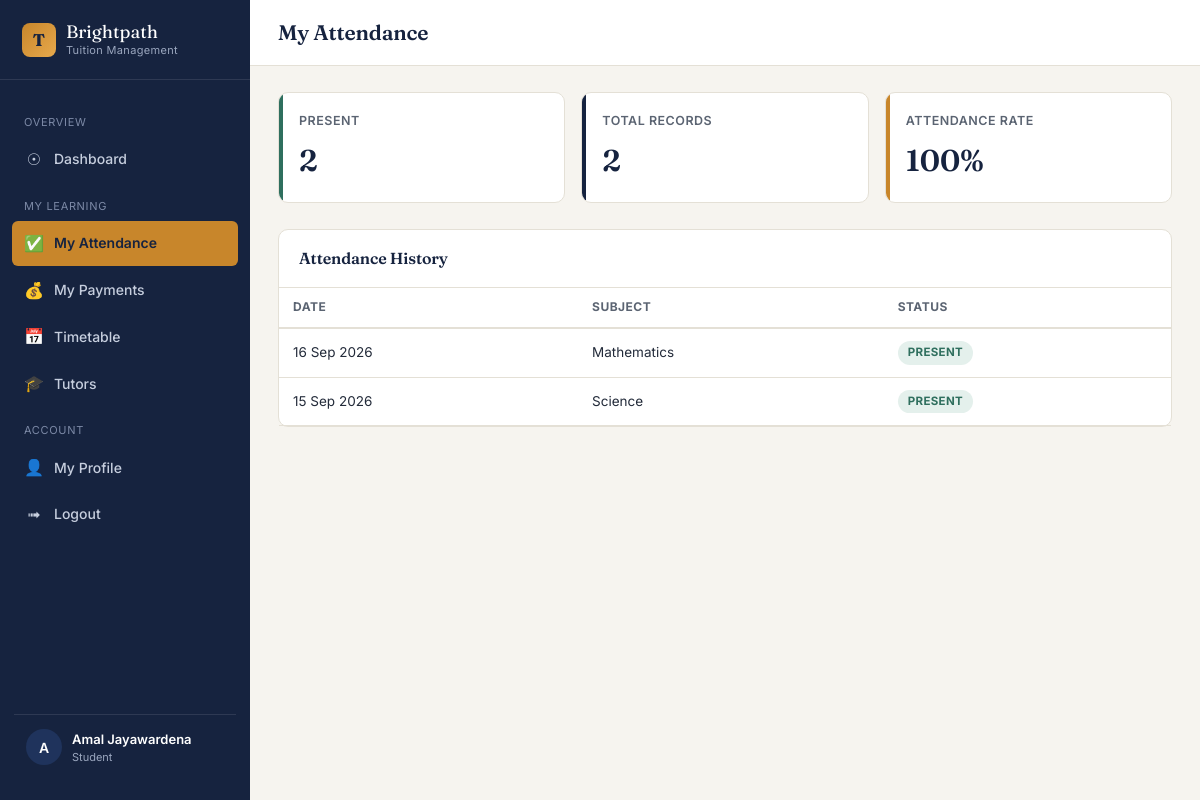
/student/attendance.php (signed in), run on the app's committed database.
### tables this page shows
CREATE TABLE `attendance` (
  `attendance_id` INT AUTO_INCREMENT PRIMARY KEY,
  `student_id` INT NOT NULL,
  `date` DATE NOT NULL,
  `status` ENUM('Present','Absent','Late') DEFAULT 'Present',
  `subject` VARCHAR(100) DEFAULT NULL,
  `created_at` TIMESTAMP DEFAULT CURRENT_TIMESTAMP,
  FOREIGN KEY (`student_id`) REFERENCES `students`(`student_id`) ON DELETE CASCADE
);

### classes/Database.php (called while the page is built, shortened)
<?php
class Database
{
    private static ?Database $instance = null;
    private PDO $connection;
    private function __construct()
    {
        $dsn = "mysql:host=" . DB_HOST . ";dbname=" . DB_NAME . ";charset=" . DB_CHARSET;
        $options = [
            PDO::ATTR_ERRMODE            => PDO::ERRMODE_EXCEPTION,
            PDO::ATTR_DEFAULT_FETCH_MODE => PDO::FETCH_ASSOC,
            PDO::ATTR_EMULATE_PREPARES   => false,
        ];
        try {
            $this->connection = new PDO($dsn, DB_USER, DB_PASS, $options);
        } catch (PDOException $e) {
            die("Database Connection Failed: " . htmlspecialchars($e->getMessage()));
        }
    }
    public static function getInstance(): Database
    {
        if (self::$instance === null) {
            self::$instance = new Database();
        }
        return self::$instance;
    }
    public function select(string $sql, array $params = []): array
    {
        $stmt = $this->connection->prepare($sql);
        $stmt->execute($params);
        return $stmt->fetchAll();
    }
}

### classes/Attendance.php (called while the page is built, shortened)
<?php
require_once __DIR__ . '/Database.php';
class Attendance
{
    private Database $db;
    public function __construct()
    {
        $this->db = Database::getInstance();
    }
    public function forStudent(int $studentId): array
    {
        return $this->db->select(
            "SELECT * FROM attendance WHERE student_id = :sid ORDER BY date DESC",
            ['sid' => $studentId]
        );
    }
}

### includes/init.php (called while the page is built, shortened)
<?php
require_once __DIR__ . '/../config/database.php';
require_once __DIR__ . '/../classes/Database.php';
require_once __DIR__ . '/../classes/Attendance.php';
function e(string $value): string
{
    return htmlspecialchars($value, ENT_QUOTES, 'UTF-8');
}

### student/attendance.php (the view, shortened to what this page needs)
<?php
require_once __DIR__ . '/../includes/init.php';
$attendanceModel = new Attendance();
$records = $attendanceModel->forStudent($_SESSION['user_id']);
$total = count($records);
$present = count(array_filter($records, fn($r) => $r['status'] === 'Present'));
$rate = $total ? round(($present / $total) * 100) : 0;
require_once __DIR__ . '/../includes/dashboard_header.php';
?>
<div class="stat-grid" style="grid-template-columns: repeat(auto-fit, minmax(180px,1fr));">
  <div class="stat-card c-teal"><div class="stat-bar"></div><div class="stat-label">Present</div><div class="stat-value"><?= $present ?></div></div>
  <div class="stat-card c-ink"><div class="stat-bar"></div><div class="stat-label">Total Records</div><div class="stat-value"><?= $total ?></div></div>
  <div class="stat-card c-brass"><div class="stat-bar"></div><div class="stat-label">Attendance Rate</div><div class="stat-value"><?= $rate ?>%</div></div>
</div>
<div class="panel">
  <div class="panel-header"><h3>Attendance History</h3></div>
  <div class="table-wrap">
    <table>
      <thead><tr><th>Date</th><th>Subject</th><th>Status</th></tr></thead>
      <tbody>
        <?php foreach ($records as $r): ?>
          <tr>
            <td><?= e(date('d M Y', strtotime($r['date']))) ?></td>
            <td><?= e($r['subject']) ?></td>
            <td>
              <?php $cls = $r['status'] === 'Present' ? 'badge-teal' : ($r['status'] === 'Late' ? 'badge-brass' : 'badge-rose'); ?>
              <span class="badge <?= $cls ?>"><?= e($r['status']) ?></span>
            </td>
          </tr>
        <?php endforeach; ?>
      </tbody>
    </table>
  </div>
</div>
<?php require_once __DIR__ . '/../includes/dashboard_footer.php'; ?>

### assets/css/style.css (style rules this page uses)
:root { --ink: #16233F; --ink-2: #1F335C; --brass: #C8862B; --brass-light: #E7A94C; --teal: #2F6F5E; --teal-light: #E4F0EC; --rose: #B5423B; --rose-light: #FBE8E6; --amber-light: #FCF0DC; --paper: #F6F4EF; --surface: #FFFFFF; --line: #E4E0D6; --text: #232B3A; --text-soft: #5B6472; --radius: 10px; --radius-sm: 6px; --shadow: 0 2px 10px rgba(22, 35, 63, 0.06); }
* { box-sizing: border-box; }
html, body { margin: 0; padding: 0; background: var(--paper); color: var(--text); font-family: 'Inter', -apple-system, BlinkMacSystemFont, sans-serif; font-size: 15px; line-height: 1.55; }
h1, h2, h3, h4, .brand-font { font-family: 'Fraunces', Georgia, serif; font-weight: 600; color: var(--ink); letter-spacing: -0.01em; margin: 0 0 0.4em 0; }
.stat-grid { display: grid; grid-template-columns: repeat(auto-fit, minmax(200px, 1fr)); gap: 16px; margin-bottom: 26px; }
.stat-card { background: var(--surface); border: 1px solid var(--line); border-radius: var(--radius); padding: 18px 20px; position: relative; overflow: hidden; }
.stat-card .stat-label { font-size: 12.5px; color: var(--text-soft); text-transform: uppercase; letter-spacing: 0.04em; margin-bottom: 8px; font-weight: 600; }
.stat-card .stat-value { font-family: 'Fraunces', serif; font-size: 30px; color: var(--ink); font-weight: 600; }
.stat-card .stat-bar { position: absolute; left: 0; top: 0; bottom: 0; width: 4px; }
.stat-card.c-brass .stat-bar { background: var(--brass); }
.stat-card.c-teal .stat-bar { background: var(--teal); }
.stat-card.c-ink .stat-bar { background: var(--ink); }
.panel { background: var(--surface); border: 1px solid var(--line); border-radius: var(--radius); margin-bottom: 22px; }
.panel-header { padding: 16px 20px; border-bottom: 1px solid var(--line); display: flex; align-items: center; justify-content: space-between; gap: 12px; flex-wrap: wrap; }
.panel-header h3 { font-size: 16px; margin: 0; }
table { width: 100%; border-collapse: collapse; font-size: 13.5px; }
thead th { text-align: left; font-size: 12px; text-transform: uppercase; letter-spacing: 0.04em; color: var(--text-soft); padding: 10px 14px; border-bottom: 2px solid var(--line); font-weight: 700; }
tbody td { padding: 12px 14px; border-bottom: 1px solid var(--line); vertical-align: middle; }
.table-wrap { overflow-x: auto; }
.badge { display: inline-flex; align-items: center; gap: 4px; padding: 3px 10px; border-radius: 999px; font-size: 11.5px; font-weight: 700; text-transform: uppercase; letter-spacing: 0.03em; }
.badge-teal { background: var(--teal-light); color: var(--teal); }

### data on the page
attendance: date "16 Sep 2026", subject "Mathematics", status "PRESENT"
attendance: date "15 Sep 2026", subject "Science", status "PRESENT"

### other printed values
substr($_SESSION['user_name'] ?? 'U', 0, 1) "A"
$_SESSION['user_name'] "Amal Jayawardena"
$role "Student"
$pageTitle "My Attendance"
$present "2"
$total "2"
$rate "100"
